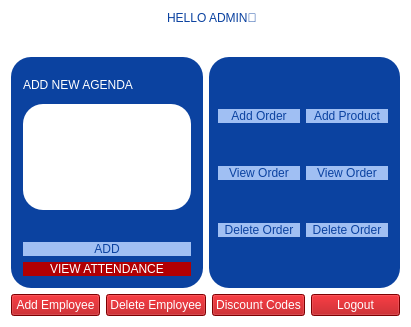
<?xml version="1.0" encoding="UTF-8"?>
<ui version="4.0">
 <class>AdminDash</class>
 <widget class="QDialog" name="AdminDash">
  <property name="geometry">
   <rect>
    <x>0</x>
    <y>0</y>
    <width>411</width>
    <height>327</height>
   </rect>
  </property>
  <property name="windowTitle">
   <string>Dialog</string>
  </property>
  <property name="styleSheet">
   <string notr="true">background-color: rgb(255, 255, 255);</string>
  </property>
  <layout class="QGridLayout" name="gridLayout">
   <item row="0" column="0" rowspan="2">
    <widget class="QLabel" name="label_3">
     <property name="text">
      <string/>
     </property>
     <property name="pixmap">
      <pixmap>C:/Users/Asus/Downloads/Untitled-2.png</pixmap>
     </property>
     <property name="scaledContents">
      <bool>true</bool>
     </property>
    </widget>
   </item>
   <item row="0" column="2">
    <widget class="QLabel" name="label">
     <property name="styleSheet">
      <string notr="true">color: rgb(11, 66, 160);
font: 22pt &quot;Segoe UI&quot;;</string>
     </property>
     <property name="text">
      <string>HELLO ADMIN🦎</string>
     </property>
    </widget>
   </item>
   <item row="1" column="1">
    <spacer name="horizontalSpacer">
     <property name="orientation">
      <enum>Qt::Horizontal</enum>
     </property>
     <property name="sizeHint" stdset="0">
      <size>
       <width>54</width>
       <height>20</height>
      </size>
     </property>
    </spacer>
   </item>
   <item row="1" column="3">
    <spacer name="horizontalSpacer_2">
     <property name="orientation">
      <enum>Qt::Horizontal</enum>
     </property>
     <property name="sizeHint" stdset="0">
      <size>
       <width>55</width>
       <height>20</height>
      </size>
     </property>
    </spacer>
   </item>
   <item row="2" column="0" colspan="4">
    <layout class="QHBoxLayout" name="horizontalLayout_3" stretch="50,50">
     <item>
      <widget class="QGroupBox" name="groupBox">
       <property name="styleSheet">
        <string notr="true">background-color:rgb(11, 66, 160);
border-radius: 20px;</string>
       </property>
       <property name="title">
        <string/>
       </property>
       <layout class="QVBoxLayout" name="verticalLayout" stretch="10,40,10,10,10">
        <item>
         <widget class="QLabel" name="label_2">
          <property name="styleSheet">
           <string notr="true">color: rgb(255, 255, 255);
font: 600 12pt &quot;Segoe UI&quot;;</string>
          </property>
          <property name="text">
           <string>ADD NEW AGENDA</string>
          </property>
         </widget>
        </item>
        <item>
         <widget class="QTextEdit" name="textEdit">
          <property name="styleSheet">
           <string notr="true">background-color: rgb(255, 255, 255);</string>
          </property>
         </widget>
        </item>
        <item>
         <spacer name="verticalSpacer">
          <property name="orientation">
           <enum>Qt::Vertical</enum>
          </property>
          <property name="sizeHint" stdset="0">
           <size>
            <width>20</width>
            <height>40</height>
           </size>
          </property>
         </spacer>
        </item>
        <item>
         <widget class="QPushButton" name="pushButton">
          <property name="styleSheet">
           <string notr="true">background-color: rgb(160,191,243);
color: rgb(11, 66, 160);
font: 600 9pt &quot;Segoe UI&quot;;</string>
          </property>
          <property name="text">
           <string>ADD</string>
          </property>
         </widget>
        </item>
        <item>
         <widget class="QPushButton" name="pushButton_2">
          <property name="styleSheet">
           <string notr="true">color: rgb(255, 255, 255);
background-color: rgb(177, 0, 3);
font: 900 9pt &quot;Segoe UI Black&quot;;</string>
          </property>
          <property name="text">
           <string>VIEW ATTENDANCE</string>
          </property>
         </widget>
        </item>
       </layout>
      </widget>
     </item>
     <item>
      <widget class="QGroupBox" name="groupBox_2">
       <property name="styleSheet">
        <string notr="true">background-color:rgb(11, 66, 160);
border-radius:20px;</string>
       </property>
       <property name="title">
        <string/>
       </property>
       <layout class="QHBoxLayout" name="horizontalLayout" stretch="0,0">
        <property name="leftMargin">
         <number>6</number>
        </property>
        <item>
         <layout class="QVBoxLayout" name="verticalLayout_2">
          <item>
           <widget class="QPushButton" name="pushButton_3">
            <property name="styleSheet">
             <string notr="true">background-color: rgb(160,191,243);
color: rgb(11, 66, 160);
font: 600 19pt &quot;Segoe UI&quot;;</string>
            </property>
            <property name="text">
             <string>Add Order</string>
            </property>
           </widget>
          </item>
          <item>
           <widget class="QPushButton" name="pushButton_4">
            <property name="styleSheet">
             <string notr="true">background-color: rgb(160,191,243);
color: rgb(11, 66, 160);
font: 600 19pt &quot;Segoe UI&quot;;</string>
            </property>
            <property name="text">
             <string>View Order</string>
            </property>
           </widget>
          </item>
          <item>
           <widget class="QPushButton" name="pushButton_5">
            <property name="styleSheet">
             <string notr="true">background-color: rgb(160,191,243);
color: rgb(11, 66, 160);
font: 600 19pt &quot;Segoe UI&quot;;</string>
            </property>
            <property name="text">
             <string>Delete Order</string>
            </property>
           </widget>
          </item>
         </layout>
        </item>
        <item>
         <layout class="QVBoxLayout" name="verticalLayout_3">
          <item>
           <widget class="QPushButton" name="pushButton_6">
            <property name="styleSheet">
             <string notr="true">background-color: rgb(160,191,243);
color: rgb(11, 66, 160);
font: 600 19pt &quot;Segoe UI&quot;;</string>
            </property>
            <property name="text">
             <string>Add Product</string>
            </property>
           </widget>
          </item>
          <item>
           <widget class="QPushButton" name="pushButton_7">
            <property name="styleSheet">
             <string notr="true">background-color: rgb(160,191,243);
color: rgb(11, 66, 160);
font: 600 19pt &quot;Segoe UI&quot;;</string>
            </property>
            <property name="text">
             <string>View Order</string>
            </property>
           </widget>
          </item>
          <item>
           <widget class="QPushButton" name="pushButton_8">
            <property name="styleSheet">
             <string notr="true">background-color: rgb(160,191,243);
color: rgb(11, 66, 160);
font: 600 19pt &quot;Segoe UI&quot;;</string>
            </property>
            <property name="text">
             <string>Delete Order</string>
            </property>
           </widget>
          </item>
         </layout>
        </item>
       </layout>
      </widget>
     </item>
    </layout>
   </item>
   <item row="3" column="0" colspan="4">
    <layout class="QHBoxLayout" name="horizontalLayout_2">
     <item>
      <widget class="QPushButton" name="pushButton_9">
       <property name="styleSheet">
        <string notr="true">color: rgb(255, 255, 255);
background-color: rgb(177, 0, 3);
font: 900 9pt &quot;Segoe UI Black&quot;;</string>
       </property>
       <property name="text">
        <string>Add Employee</string>
       </property>
      </widget>
     </item>
     <item>
      <widget class="QPushButton" name="pushButton_10">
       <property name="styleSheet">
        <string notr="true">color: rgb(255, 255, 255);
background-color: rgb(177, 0, 3);
font: 900 9pt &quot;Segoe UI Black&quot;;</string>
       </property>
       <property name="text">
        <string>Delete Employee</string>
       </property>
      </widget>
     </item>
     <item>
      <widget class="QPushButton" name="pushButton_11">
       <property name="styleSheet">
        <string notr="true">color: rgb(255, 255, 255);
background-color: rgb(177, 0, 3);
font: 900 9pt &quot;Segoe UI Black&quot;;</string>
       </property>
       <property name="text">
        <string>Discount Codes</string>
       </property>
      </widget>
     </item>
     <item>
      <widget class="QPushButton" name="pushButton_12">
       <property name="styleSheet">
        <string notr="true">color: rgb(255, 255, 255);
background-color: rgb(177, 0, 3);
font: 900 9pt &quot;Segoe UI Black&quot;;</string>
       </property>
       <property name="text">
        <string>Logout</string>
       </property>
      </widget>
     </item>
    </layout>
   </item>
  </layout>
 </widget>
 <resources/>
 <connections/>
</ui>
